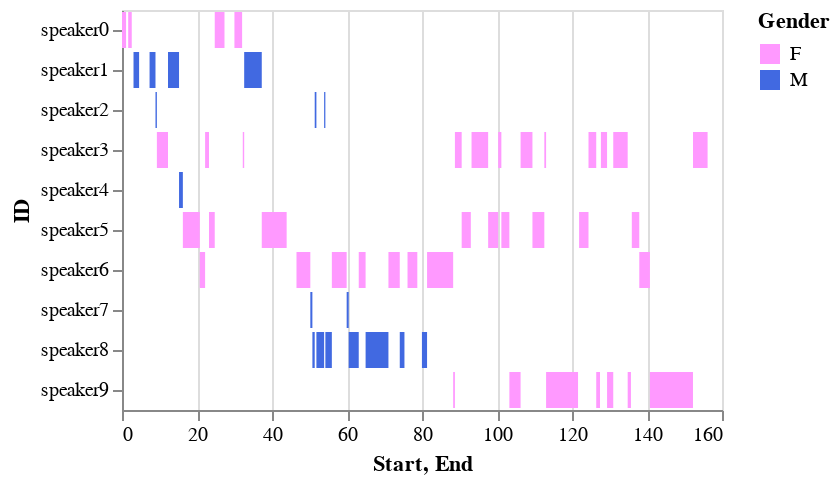

The cell this chart's notebook holds for it:
### Markdown cell above
... ce qui n'est pas le résultat attendu.

* Première surprise : pas de support stable de Vega-Lite dans JupyterLab (alors qu'il s'agit d'un plugin *core*). Au 3 octobre 2017, la bibliothèque python nécessaire n'est pas disponible par `pip` (et un build manuel échoue).
  - Donc, on ne peut embarquer la visualisation précédente que dans Jupyter Classic, à moins d'utiliser des appels bas niveau ? 
* Deuxième surprise : dans Jupyter Classic, le plugin Vega-Lite ne permet pas les visualisations superposées (*layered*). J'ai ouvert [un ticket](https://github.com/altair-viz/jupyter_vega/issues/38) à ce sujet.
* Apparemment, la version de vega-lite utilisée dans le plugin *core* est la v1 (la version actuelle est la v2).

On peut contourner ce problème avec une approche bas niveau (qu'on aimerait quand même éviter...)

### Code cell
def display_static_conversation(dataframe):
  from IPython.display import display
  import json
  bundle_contents = {
  "$schema": "https://vega.github.io/schema/vega-lite/v2.json",
  "description": "Conversation timeline",
  "data": {
    "values": json.loads(dataframe.to_json(orient='records'))
  },
  "mark": "bar",
  "encoding": {
    "y": {"field": "ID", "type": "nominal"},
    "x": {"field": "Start", "type": "quantitative"},
    "x2": {"field": "End", "type": "quantitative"},
    "color": {"field": "Gender", 
              "type": "nominal",
              "scale": {
                "domain": ["F","M"],
                 "range": ["#ff99ff","#4169e1"]
              }
          }
      }
  }
  mime_bundle = {'application/vnd.vegalite.v1+json': bundle_contents}
  display(mime_bundle, raw=True)

display_static_conversation(data)

### Figure 1 — Vega-Lite specification as saved in the notebook (floating-point values rounded to 4 significant figures)
{"$schema": "https://vega.github.io/schema/vega-lite/v2.json", "data": {"values": [{"End": 1.09, "Gender": "F", "ID": "speaker0", "Start": 0}, {"End": 2.6, "Gender": "F", "ID": "speaker0", "Start": 1.65}, {"End": 4.56, "Gender": "M", "ID": "speaker1", "Start": 3.07}, {"End": 8.93, "Gender": "M", "ID": "speaker1", "Start": 7.35}, {"End": 9.3, "Gender": "M", "ID": "speaker2", "Start": 8.93}, {"End": 12.26, "Gender": "F", "ID": "speaker3", "Start": 9.3}, {"End": 15.21, "Gender": "M", "ID": "speaker1", "Start": 12.26}, {"End": 16.23, "Gender": "M", "ID": "speaker4", "Start": 15.21}, {"End": 20.74, "Gender": "F", "ID": "speaker5", "Start": 16.23}, {"End": 22.16, "Gender": "F", "ID": "speaker6", "Start": 20.74}, {"End": 23.2, "Gender": "F", "ID": "speaker3", "Start": 22.16}, {"End": 24.73, "Gender": "F", "ID": "speaker5", "Start": 23.2}, {"End": 27.33, "Gender": "F", "ID": "speaker0", "Start": 24.73}, {"End": 32.03, "Gender": "F", "ID": "speaker0", "Start": 29.98}, {"End": 32.58, "Gender": "F", "ID": "speaker3", "Start": 32.21}, {"End": 37.27, "Gender": "M", "ID": "speaker1", "Start": 32.58}, {"End": 43.91, "Gender": "F", "ID": "speaker5", "Start": 37.27}, {"End": 50.22, "Gender": "F", "ID": "speaker6", "Start": 46.53}, {"End": 50.77, "Gender": "M", "ID": "speaker7", "Start": 50.22}, {"End": 51.39, "Gender": "M", "ID": "speaker8", "Start": 50.77}, {"End": 51.84, "Gender": "M", "ID": "speaker2", "Start": 51.39}, {"End": 53.9, "Gender": "M", "ID": "speaker8", "Start": 51.84}, {"End": 54.23, "Gender": "M", "ID": "speaker2", "Start": 53.9}, {"End": 55.96, "Gender": "M", "ID": "speaker8", "Start": 54.23}, {"End": 59.91, "Gender": "F", "ID": "speaker6", "Start": 55.96}, {"End": 60.45, "Gender": "M", "ID": "speaker7", "Start": 59.91}, {"End": 63.13, "Gender": "M", "ID": "speaker8", "Start": 60.45}, {"End": 64.96, "Gender": "F", "ID": "speaker6", "Start": 63.13}, {"End": 71.05, "Gender": "M", "ID": "speaker8", "Start": 64.96}, {"End": 74.07, "Gender": "F", "ID": "speaker6", "Start": 71.05}, {"End": 75.32, "Gender": "M", "ID": "speaker8", "Start": 74.07}, {"End": 78.75, "Gender": "F", "ID": "speaker6", "Start": 76.14}, {"End": 81.35, "Gender": "M", "ID": "speaker8", "Start": 79.98}, {"End": 88.31, "Gender": "F", "ID": "speaker6", "Start": 81.35}, {"End": 88.78, "Gender": "F", "ID": "speaker9", "Start": 88.31}, {"End": 90.58, "Gender": "F", "ID": "speaker3", "Start": 88.78}, {"End": 93.02, "Gender": "F", "ID": "speaker5", "Start": 90.58}, {"End": 97.64, "Gender": "F", "ID": "speaker3", "Start": 93.21}, {"End": 100.3, "Gender": "F", "ID": "speaker5", "Start": 97.64}, {"End": 101.2, "Gender": "F", "ID": "speaker3", "Start": 100.3}, {"End": 103.3, "Gender": "F", "ID": "speaker5", "Start": 101.2}, {"End": 106.3, "Gender": "F", "ID": "speaker9", "Start": 103.3}, {"End": 109.5, "Gender": "F", "ID": "speaker3", "Start": 106.3}, {"End": 112.6, "Gender": "F", "ID": "speaker5", "Start": 109.5}, {"End": 113.1, "Gender": "F", "ID": "speaker3", "Start": 112.6}, {"End": 121.6, "Gender": "F", "ID": "speaker9", "Start": 113.1}, {"End": 124.4, "Gender": "F", "ID": "speaker5", "Start": 121.9}, {"End": 126.5, "Gender": "F", "ID": "speaker3", "Start": 124.4}, {"End": 127.5, "Gender": "F", "ID": "speaker9", "Start": 126.5}, {"End": 129.4, "Gender": "F", "ID": "speaker3", "Start": 127.7}, {"End": 131, "Gender": "F", "ID": "speaker9", "Start": 129.4}, {"End": 134.9, "Gender": "F", "ID": "speaker3", "Start": 131}, {"End": 135.7, "Gender": "F", "ID": "speaker9", "Start": 134.9}, {"End": 137.9, "Gender": "F", "ID": "speaker5", "Start": 135.9}, {"End": 140.8, "Gender": "F", "ID": "speaker6", "Start": 137.9}, {"End": 152.3, "Gender": "F", "ID": "speaker9", "Start": 140.8}, {"End": 156.2, "Gender": "F", "ID": "speaker3", "Start": 152.3}]}, "description": "Conversation timeline", "encoding": {"color": {"field": "Gender", "scale": {"domain": ["F", "M"], "range": ["#ff99ff", "#4169e1"]}, "type": "nominal"}, "x": {"field": "Start", "type": "quantitative"}, "x2": {"field": "End", "type": "quantitative"}, "y": {"field": "ID", "type": "nominal"}}, "mark": "bar"}
